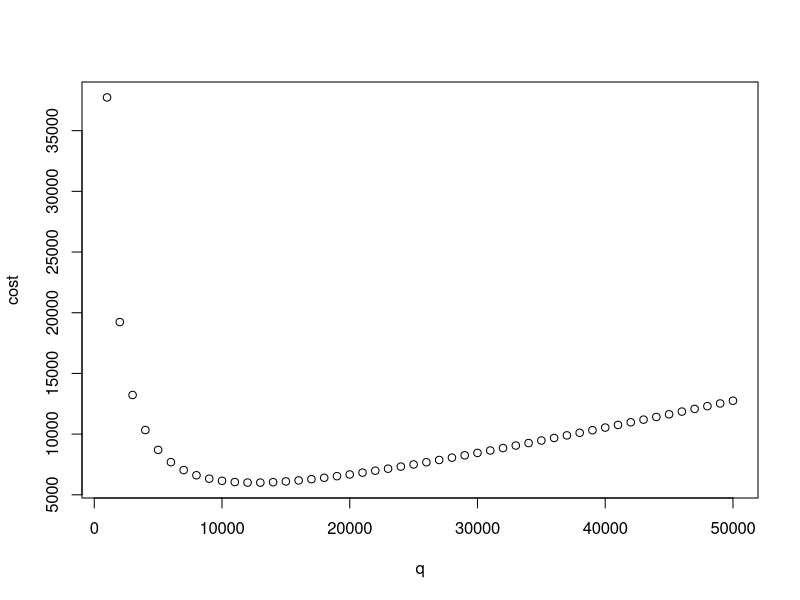

Reproduce this figure in R. (Note: this script raises an error after producing the figure.)
# Session 8

# Create vector of possible Q values
q <- seq(from = 1000, to = 50000, by = 1000)
# ^ from 1000 to 50000, incremented by 1000

cost <- (0.24*q) + (37500000/q)
plot(q, cost)
min(cost)

# add to a dataframe: df <- data.frame(q, cost)
cost == min(cost) # Test
# Tell index of the true value
index <- which(cost == min(cost))
q[index] # Get value at index of min value

# Inverse Normal Probabilities in R
# dnorm()
qnorm(p =, mean =, sd =) # Inverse normal probability 
qnorm(p=0.60, mean=200, sd=15)
qnorm(p=0.8666, mean=8000, sd=500)
